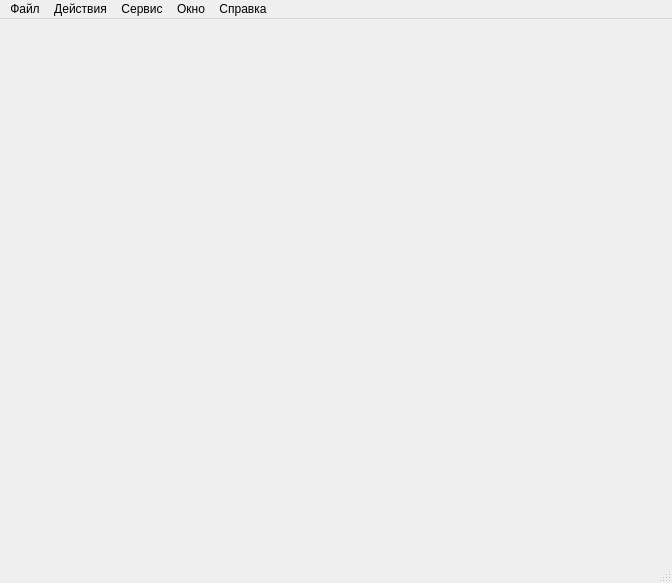
<?xml version="1.0" encoding="UTF-8"?>
<ui version="4.0">
 <class>MainWindow</class>
 <widget class="QMainWindow" name="MainWindow">
  <property name="geometry">
   <rect>
    <x>0</x>
    <y>0</y>
    <width>672</width>
    <height>583</height>
   </rect>
  </property>
  <property name="windowTitle">
   <string>Server conf for chat</string>
  </property>
  <widget class="QWidget" name="centralwidget">
   <property name="minimumSize">
    <size>
     <width>0</width>
     <height>527</height>
    </size>
   </property>
  </widget>
  <widget class="QMenuBar" name="menubar">
   <property name="geometry">
    <rect>
     <x>0</x>
     <y>0</y>
     <width>672</width>
     <height>21</height>
    </rect>
   </property>
   <widget class="QMenu" name="menuFile">
    <property name="title">
     <string>Файл</string>
    </property>
    <addaction name="actionQuit"/>
   </widget>
   <widget class="QMenu" name="menuOperations">
    <property name="title">
     <string>Действия</string>
    </property>
    <addaction name="actionClientList"/>
    <addaction name="actionClientStatistic"/>
   </widget>
   <widget class="QMenu" name="menuService">
    <property name="title">
     <string>Сервис</string>
    </property>
    <addaction name="actionParams"/>
   </widget>
   <widget class="QMenu" name="menuHelp">
    <property name="title">
     <string>Справка</string>
    </property>
    <addaction name="actionAbout"/>
   </widget>
   <widget class="QMenu" name="menuWindow">
    <property name="title">
     <string>Окно</string>
    </property>
   </widget>
   <addaction name="menuFile"/>
   <addaction name="menuOperations"/>
   <addaction name="menuService"/>
   <addaction name="menuWindow"/>
   <addaction name="menuHelp"/>
  </widget>
  <widget class="QStatusBar" name="statusBar"/>
  <action name="actionQuit">
   <property name="text">
    <string>Выход</string>
   </property>
   <property name="shortcut">
    <string>Ctrl+Q</string>
   </property>
  </action>
  <action name="actionParams">
   <property name="text">
    <string>Параметры приложения</string>
   </property>
  </action>
  <action name="actionAbout">
   <property name="text">
    <string>О программе</string>
   </property>
  </action>
  <action name="actionClientList">
   <property name="text">
    <string>Список всех клиентов</string>
   </property>
  </action>
  <action name="actionClientStatistic">
   <property name="text">
    <string>Статистика по клиентам</string>
   </property>
  </action>
 </widget>
 <resources/>
 <connections/>
</ui>
